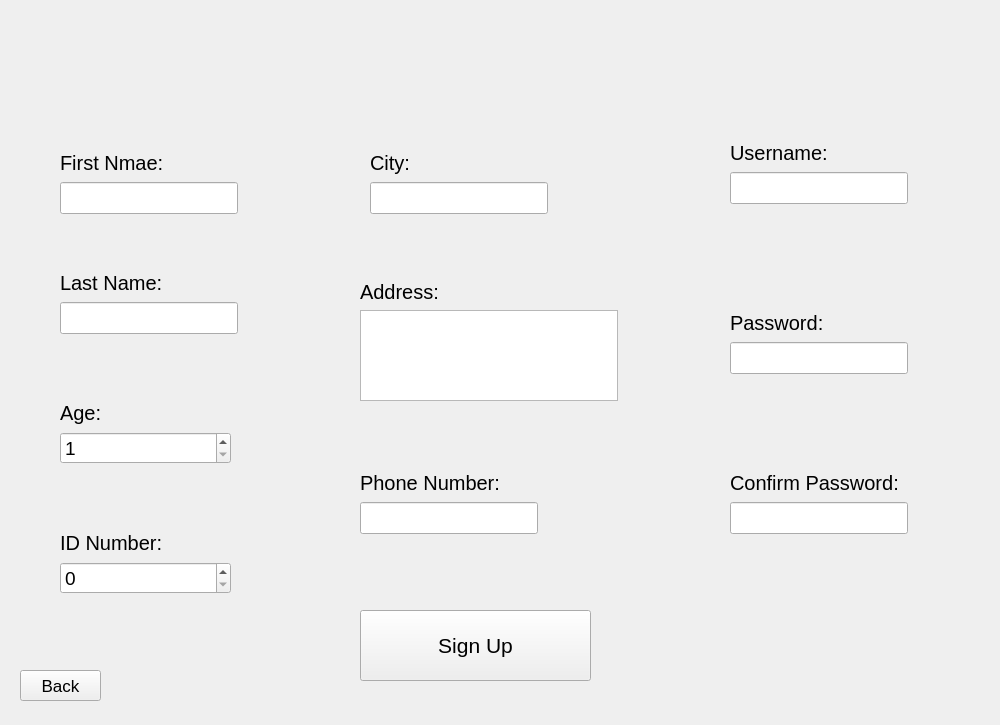
<?xml version="1.0" encoding="UTF-8"?>
<ui version="4.0">
 <class>Sign_up_page</class>
 <widget class="QWidget" name="Sign_up_page">
  <property name="geometry">
   <rect>
    <x>0</x>
    <y>0</y>
    <width>1000</width>
    <height>725</height>
   </rect>
  </property>
  <property name="windowTitle">
   <string>Form</string>
  </property>
  <widget class="QPushButton" name="back_push">
   <property name="geometry">
    <rect>
     <x>20</x>
     <y>670</y>
     <width>81</width>
     <height>31</height>
    </rect>
   </property>
   <property name="font">
    <font>
     <pointsize>13</pointsize>
    </font>
   </property>
   <property name="cursor">
    <cursorShape>PointingHandCursor</cursorShape>
   </property>
   <property name="text">
    <string>Back</string>
   </property>
  </widget>
  <widget class="QPushButton" name="sign_push">
   <property name="geometry">
    <rect>
     <x>360</x>
     <y>610</y>
     <width>231</width>
     <height>71</height>
    </rect>
   </property>
   <property name="font">
    <font>
     <pointsize>16</pointsize>
    </font>
   </property>
   <property name="cursor">
    <cursorShape>PointingHandCursor</cursorShape>
   </property>
   <property name="text">
    <string>Sign Up</string>
   </property>
  </widget>
  <widget class="QWidget" name="">
   <property name="geometry">
    <rect>
     <x>60</x>
     <y>270</y>
     <width>178</width>
     <height>64</height>
    </rect>
   </property>
   <layout class="QVBoxLayout" name="verticalLayout_4">
    <item>
     <widget class="QLabel" name="label_2">
      <property name="font">
       <font>
        <pointsize>15</pointsize>
       </font>
      </property>
      <property name="text">
       <string>Last Name:</string>
      </property>
     </widget>
    </item>
    <item>
     <widget class="QLineEdit" name="lastNmae_le">
      <property name="font">
       <font>
        <pointsize>15</pointsize>
       </font>
      </property>
     </widget>
    </item>
   </layout>
  </widget>
  <widget class="QWidget" name="">
   <property name="geometry">
    <rect>
     <x>60</x>
     <y>400</y>
     <width>171</width>
     <height>64</height>
    </rect>
   </property>
   <layout class="QVBoxLayout" name="verticalLayout_5">
    <item>
     <widget class="QLabel" name="label_3">
      <property name="font">
       <font>
        <pointsize>15</pointsize>
       </font>
      </property>
      <property name="text">
       <string>Age:</string>
      </property>
     </widget>
    </item>
    <item>
     <widget class="QSpinBox" name="age_spin">
      <property name="font">
       <font>
        <pointsize>14</pointsize>
       </font>
      </property>
      <property name="minimum">
       <number>1</number>
      </property>
      <property name="maximum">
       <number>120</number>
      </property>
     </widget>
    </item>
   </layout>
  </widget>
  <widget class="QWidget" name="">
   <property name="geometry">
    <rect>
     <x>370</x>
     <y>150</y>
     <width>178</width>
     <height>64</height>
    </rect>
   </property>
   <layout class="QVBoxLayout" name="verticalLayout_2">
    <item>
     <widget class="QLabel" name="label_5">
      <property name="font">
       <font>
        <pointsize>15</pointsize>
       </font>
      </property>
      <property name="text">
       <string>City:</string>
      </property>
     </widget>
    </item>
    <item>
     <widget class="QLineEdit" name="city_le">
      <property name="font">
       <font>
        <pointsize>15</pointsize>
       </font>
      </property>
     </widget>
    </item>
   </layout>
  </widget>
  <widget class="QWidget" name="">
   <property name="geometry">
    <rect>
     <x>730</x>
     <y>470</y>
     <width>178</width>
     <height>64</height>
    </rect>
   </property>
   <layout class="QVBoxLayout" name="verticalLayout_10">
    <item>
     <widget class="QLabel" name="label_10">
      <property name="font">
       <font>
        <pointsize>15</pointsize>
       </font>
      </property>
      <property name="text">
       <string>Confirm Password:</string>
      </property>
     </widget>
    </item>
    <item>
     <widget class="QLineEdit" name="confPassword_le">
      <property name="font">
       <font>
        <pointsize>15</pointsize>
       </font>
      </property>
     </widget>
    </item>
   </layout>
  </widget>
  <widget class="QWidget" name="">
   <property name="geometry">
    <rect>
     <x>730</x>
     <y>140</y>
     <width>178</width>
     <height>64</height>
    </rect>
   </property>
   <layout class="QVBoxLayout" name="verticalLayout_8">
    <item>
     <widget class="QLabel" name="label_8">
      <property name="font">
       <font>
        <pointsize>15</pointsize>
       </font>
      </property>
      <property name="text">
       <string>Username:</string>
      </property>
     </widget>
    </item>
    <item>
     <widget class="QLineEdit" name="username_le">
      <property name="font">
       <font>
        <pointsize>15</pointsize>
       </font>
      </property>
     </widget>
    </item>
   </layout>
  </widget>
  <widget class="QWidget" name="">
   <property name="geometry">
    <rect>
     <x>360</x>
     <y>280</y>
     <width>258</width>
     <height>121</height>
    </rect>
   </property>
   <layout class="QVBoxLayout" name="verticalLayout_3">
    <item>
     <widget class="QLabel" name="label_6">
      <property name="font">
       <font>
        <pointsize>15</pointsize>
       </font>
      </property>
      <property name="text">
       <string>Address:</string>
      </property>
     </widget>
    </item>
    <item>
     <widget class="QTextEdit" name="address_te">
      <property name="font">
       <font>
        <pointsize>13</pointsize>
       </font>
      </property>
     </widget>
    </item>
   </layout>
  </widget>
  <widget class="QWidget" name="">
   <property name="geometry">
    <rect>
     <x>730</x>
     <y>310</y>
     <width>178</width>
     <height>64</height>
    </rect>
   </property>
   <layout class="QVBoxLayout" name="verticalLayout_9">
    <item>
     <widget class="QLabel" name="label_9">
      <property name="font">
       <font>
        <pointsize>15</pointsize>
       </font>
      </property>
      <property name="text">
       <string>Password:</string>
      </property>
     </widget>
    </item>
    <item>
     <widget class="QLineEdit" name="password_le">
      <property name="font">
       <font>
        <pointsize>15</pointsize>
       </font>
      </property>
     </widget>
    </item>
   </layout>
  </widget>
  <widget class="QWidget" name="">
   <property name="geometry">
    <rect>
     <x>360</x>
     <y>470</y>
     <width>178</width>
     <height>64</height>
    </rect>
   </property>
   <layout class="QVBoxLayout" name="verticalLayout_7">
    <item>
     <widget class="QLabel" name="label_7">
      <property name="font">
       <font>
        <pointsize>15</pointsize>
       </font>
      </property>
      <property name="text">
       <string>Phone Number:</string>
      </property>
     </widget>
    </item>
    <item>
     <widget class="QLineEdit" name="phoneNumber_le">
      <property name="font">
       <font>
        <pointsize>15</pointsize>
       </font>
      </property>
     </widget>
    </item>
   </layout>
  </widget>
  <widget class="QWidget" name="">
   <property name="geometry">
    <rect>
     <x>60</x>
     <y>150</y>
     <width>178</width>
     <height>64</height>
    </rect>
   </property>
   <layout class="QVBoxLayout" name="verticalLayout">
    <item>
     <widget class="QLabel" name="label">
      <property name="font">
       <font>
        <pointsize>15</pointsize>
       </font>
      </property>
      <property name="text">
       <string>First Nmae:</string>
      </property>
     </widget>
    </item>
    <item>
     <widget class="QLineEdit" name="firstNmae_le">
      <property name="font">
       <font>
        <pointsize>15</pointsize>
       </font>
      </property>
      <property name="styleSheet">
       <string notr="true">
</string>
      </property>
     </widget>
    </item>
   </layout>
  </widget>
  <widget class="QWidget" name="">
   <property name="geometry">
    <rect>
     <x>60</x>
     <y>530</y>
     <width>171</width>
     <height>64</height>
    </rect>
   </property>
   <layout class="QVBoxLayout" name="verticalLayout_6">
    <item>
     <widget class="QLabel" name="label_4">
      <property name="font">
       <font>
        <pointsize>15</pointsize>
       </font>
      </property>
      <property name="text">
       <string>ID Number:</string>
      </property>
     </widget>
    </item>
    <item>
     <widget class="QSpinBox" name="idNumber_spin">
      <property name="font">
       <font>
        <pointsize>14</pointsize>
       </font>
      </property>
      <property name="maximum">
       <number>10000000</number>
      </property>
     </widget>
    </item>
   </layout>
  </widget>
 </widget>
 <resources/>
 <connections/>
</ui>
